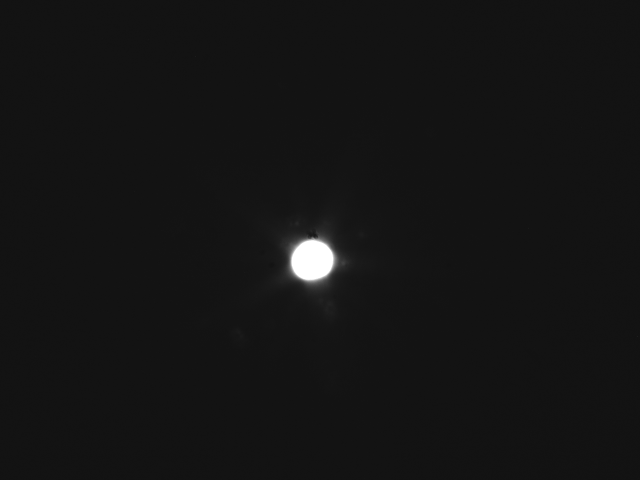
#> input picture flight/images/1467052232.png, 640 x 480 px; its folder holds only this picture in this run
$ python 2trackallballs.py
#> lines starting #> are read from the running program, lines starting #| are printed output that depends on the picture; after the words box and inside, x2 and y2 are one past the last pixel; in counts of white or black regions, pixels touching at a corner belong together; long printed decimals are rounded
# import the necessary packages
from collections import deque
import numpy as np
import imutils
import io
import glob
import cv2
import os


# [7 lines of commented-out code are left out]


print ("opening")
with open("centers.txt", "a") as myfile:
    myfile.write("New Batch!\n")

#all files in the current folder
for filename in glob.glob("*.png"):
    frame = cv2.imread(filename)
#> frame is the input picture: shape (480, 640, 3); min 18, max 255, mean 20.5

#begin image processing code
    try:
        cv2.imshow("Image",frame)
        print("image")
        greenLower = np.array([0, 0, 0])
        greenUpper = np.array([250, 250, 250])

            # resize the frame, blur it, and convert it to the HSV color space
        frame = imutils.resize(frame, width=600)
#> frame: shape (450, 600, 3)
        frame = imutils.resize(frame, height=480)
#> frame: shape (480, 640, 3)
            # blurred = cv2.GaussianBlur(frame, (11, 11), 0)
        hsv = cv2.cvtColor(frame, cv2.COLOR_BGR2HSV)
#> hsv: shape (480, 640, 3); mean H, S, V 0, 0, 20.4

            # construct a mask for the color green, then perform
            # a series of dilations and erosions to remove any small
            # blobs left in the mask
        mask = cv2.inRange(hsv, greenLower, greenUpper)
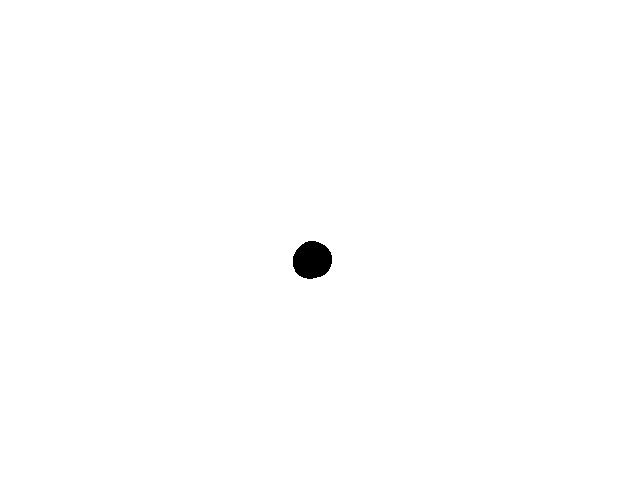
#> mask: shape (480, 640); 99.6% white; 1 black region, box (x1, y1, x2, y2) and area: (293, 241, 332, 279) 1164
        mask = cv2.erode(mask, None, iterations=2)
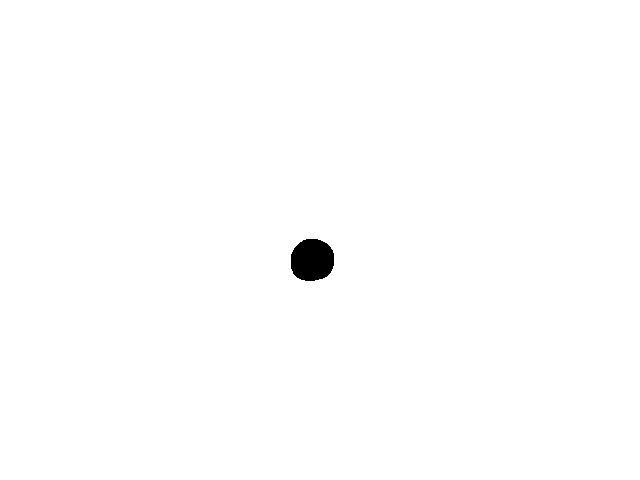
#> mask: shape (480, 640); 99.5% white; 1 black region, box (x1, y1, x2, y2) and area: (291, 239, 334, 281) 1488
        mask = cv2.dilate(mask, None, iterations=2)
        mask = 255 - mask
#> mask: shape (480, 640); 0.38% white; 1 white region
            # find contours in the mask and initialize the current
            # (x, y) center of the ball
        cnts = cv2.findContours(mask.copy(), cv2.RETR_EXTERNAL,
            cv2.CHAIN_APPROX_SIMPLE)[-2]
#> cnts = 1 contour; box (x1, y1, x2, y2) and area: (293, 241, 332, 279) 1110
        center = None

            # only proceed if at least one contour was found
        if len(cnts) > 0:
            # find the largest contour in the mask, then use
            # it to compute the minimum enclosing circle and centroid
            c = max(cnts, key=cv2.contourArea)
#> c = contour of 54 points, box (x1, y1, x2, y2) (293, 241, 332, 279), area 1110
            ((x, y), radius) = cv2.minEnclosingCircle(c)
#> x = 312; y = 260.5; radius = 19.94
            M = cv2.moments(c)
#> M = moments, m00 1109.5, centre m10/m00, m01/m00 = (311.8, 259.7)
            center = (int(M["m10"] / M["m00"]), int(M["m01"] / M["m00"]))
#> center = (311, 259)

                # only proceed if the radius meets a minimum size
            if radius > 10:
                x = x-300
#> x = 11.98
                y = y-240
#> y = 20.54
                print (x, y)
#| 11.979 20.541
                with open("centers.txt", "a") as myfile:
                    myfile.write("Pixels: %.2f, %.2f Degrees: %.2f, %.2f \n" % (x, y, x/26.2, y/27.9))
                    #myfile.write("saved")
                    print ("saving")

        key = cv2.waitKey(1) & 0xFF
#> (key Esc is pressed here)
    except:
        continue

# do a bit of cleanup
print("folder finished")
cv2.destroyAllWindows()
